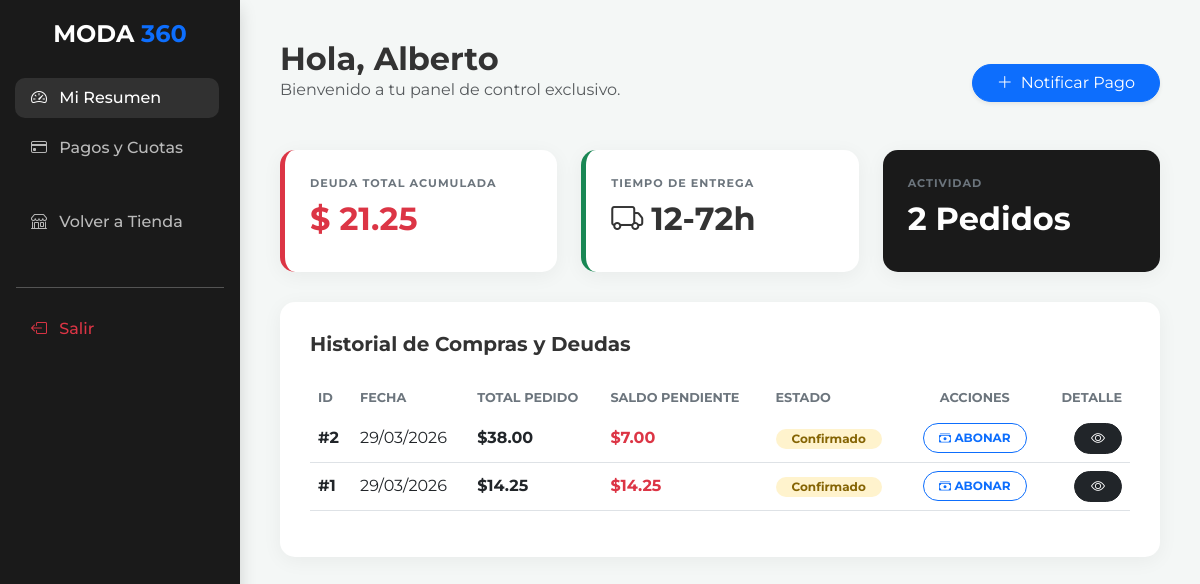
/mi-cuenta (signed in), run on the app's committed database.
### models.py (models this page shows, shortened)
class User(db.Model, UserMixin):
    id = db.Column(db.Integer, primary_key=True)
    username = db.Column(db.String(20), unique=True, nullable=False) # Teléfono
    email = db.Column(db.String(120), unique=True, nullable=False)
    password = db.Column(db.String(60), nullable=False)
    first_name = db.Column(db.String(100))
    last_name = db.Column(db.String(100))
    telefono = db.Column(db.String(20))
    es_admin = db.Column(db.Boolean, default=False)
    pedidos = db.relationship('Pedido', backref='cliente', lazy=True)
    @hybrid_property
    def deuda_total(self):
        total_deuda = 0
        if self.pedidos:
            for pedido in self.pedidos:
                total_deuda += (pedido.total_a_pagar - pedido.monto_pagado)
        return round(total_deuda, 2)

class Pedido(db.Model):
    id = db.Column(db.Integer, primary_key=True)
    fecha_creacion = db.Column(db.DateTime, default=datetime.utcnow)
    estado = db.Column(db.String(20), default='por confirmar')
    total_a_pagar = db.Column(db.Float, default=0.0)
    monto_pagado = db.Column(db.Float, default=0.0)
    usuario_id = db.Column(db.Integer, db.ForeignKey('user.id'), nullable=True)
    items = db.relationship('ItemPedido', backref='pedido', cascade="all, delete-orphan", lazy=True)
    @property
    def saldo_pendiente(self):
        return self.total_a_pagar - self.monto_pagado

### app.py (the view)
@app.route("/mi-cuenta")
@login_required
def dashboard_cliente():
    if current_user.es_admin:
        return redirect(url_for('dashboard_admin'))
    pedidos = Pedido.query.filter_by(usuario_id=current_user.id).order_by(Pedido.id.desc()).all()
    return render_template('dashboard_cliente.html', user=current_user, pedidos=pedidos)

### app.py (called while the page is built)
@login_manager.user_loader
def load_user(user_id):
    return db.session.get(User, int(user_id))

### templates/dashboard_cliente.html (shortened to what this page needs)
<!DOCTYPE html>
<html lang="es">
	<head>
				<link href="https://cdn.jsdelivr.net/npm/bootstrap@5.3.0/dist/css/bootstrap.min.css" rel="stylesheet">
					<link rel="stylesheet" href="https://cdn.jsdelivr.net/npm/bootstrap-icons@1.11.0/font/bootstrap-icons.css">
						</head>
	<body>
		<nav class="sidebar shadow">
			<div class="position-sticky text-center">
				<h4 class="fw-bold mb-4">
					MODA <span class="text-primary">360</span>
				</h4>
				<ul class="nav flex-column text-start" id="v-pills-tab" role="tablist">
					<li class="nav-item">
						<button class="nav-link active" id="v-pills-home-tab" data-bs-toggle="pill" data-bs-target="#v-pills-home" type="button" role="tab">
							<i class="bi bi-speedometer2 me-2"></i> Mi Resumen
						</button>
					</li>
					<li class="nav-item">
						<button class="nav-link" id="v-pills-pagos-tab" data-bs-toggle="pill" data-bs-target="#v-pills-pagos" type="button" role="tab">
							<i class="bi bi-credit-card me-2"></i> Pagos y Cuotas
						</button>
					</li>
					<li class="nav-item">
						<a class="nav-link" href="{{ url_for('home') }}">
							<i class="bi bi-shop me-2"></i> Volver a Tienda
						</a>
					</li>
					<li class="nav-item">
						<hr class="mx-3 opacity-25">
					</li>
					<li class="nav-item">
						<a href="{{ url_for('logout') }}" class="nav-link text-danger">
							<i class="bi bi-box-arrow-left me-2"></i> Salir
						</a>
					</li>
				</ul>
			</div>
		</nav>
		<div class="main-content">
			<div class="tab-content" id="v-pills-tabContent">
				<div class="tab-pane fade show active" id="v-pills-home" role="tabpanel">
					<div class="d-flex justify-content-between align-items-end mb-5">
						<div>
							<h2 class="fw-bold m-0">Hola, {{ user.first_name }}</h2>
							<p class="text-muted m-0">Bienvenido a tu panel de control exclusivo.</p>
						</div>
						<button class="btn btn-primary rounded-pill px-4 shadow-sm" data-bs-toggle="modal" data-bs-target="#modalNotificarPago">
							<i class="bi bi-plus-lg me-2"></i>Notificar Pago
						</button>
					</div>
					<div class="row g-4">
						<div class="col-md-4">
							<div class="stat-card card-deuda">
								<span class="label-small">Deuda Total Acumulada</span>
								<h2 class="fw-bold text-danger mt-2">$ {{ "{:,.2f}".format(user.deuda_total | default(0)) }}</h2>
							</div>
						</div>
						<div class="col-md-4">
							<div class="stat-card card-envio">
								<span class="label-small">Tiempo de Entrega</span>
								<h2 class="fw-bold mt-2">
									<i class="bi bi-truck me-2"></i>12-72h
								</h2>
							</div>
						</div>
						<div class="col-md-4">
							<div class="stat-card card-pedidos">
								<span class="label-small">Actividad</span>
								<h2 class="fw-bold mt-2">{{ pedidos|length }} Pedidos</h2>
							</div>
						</div>
					</div>
					<div class="table-container">
						<h5 class="fw-bold mb-4">Historial de Compras y Deudas</h5>
						<div class="table-responsive">
							<table class="table align-middle">
								<thead>
									<tr>
										<th>ID</th>
										<th>Fecha</th>
										<th>Total Pedido</th>
										<th>Saldo Pendiente</th>
										<th>Estado</th>
										<th class="text-center">Acciones</th>
										<th class="text-end">Detalle</th>
									</tr>
								</thead>
								<tbody>
									{% for pedido in pedidos %}
									<tr>
										<td class="fw-bold">#{{ pedido.id }}</td>
										<td>{{ pedido.fecha_creacion.strftime('%d/%m/%Y') if pedido.fecha_creacion else 'Hoy' }}</td>
										<td class="fw-bold">${{ "{:,.2f}".format(pedido.total_a_pagar | default(0)) }}</td>
										<td class="text-danger fw-bold">${{ "{:,.2f}".format(pedido.saldo_pendiente | default(0)) }}</td>
										<td>
											{% if pedido.estado == 'por confirmar' %}
											<span class="badge badge-confirmar rounded-pill px-3">Esperando tu confirmación</span>
											{% elif pedido.saldo_pendiente <= 0 %}
											<span class="badge badge-pagado rounded-pill px-3">Pagado</span>
											{% else %}
											<span class="badge badge-pendiente rounded-pill px-3">{{ pedido.estado|capitalize }}</span>
											{% endif %}
										</td>
										<td class="text-center">
											{% if pedido.estado == 'por confirmar' %}
											<div class="d-flex justify-content-center gap-2">
												<form action="{{ url_for('confirmar_pedido', pedido_id=pedido.id) }}" method="POST">
													<button type="submit" class="btn btn-success btn-action">
														<i class="bi bi-check-lg"></i> Confirmar
													</button>
												</form>
												<form action="{{ url_for('eliminar_pedido', pedido_id=pedido.id) }}" method="POST">
													<button type="submit" class="btn btn-danger btn-action" onclick="return confirm('¿Quitar pedido?')">
														<i class="bi bi-x-lg"></i> Quitar
													</button>
												</form>
											</div>
											{% elif pedido.saldo_pendiente > 0 %}
											<button class="btn btn-outline-primary btn-action" data-bs-toggle="modal" data-bs-target="#modalNotificarPago" onclick="document.getElementById('pedido_pago_id').value='{{ pedido.id }}'">
												<i class="bi bi-cash-stack"></i> Abonar
											</button>
											{% else %}
											<span class="text-muted small">Validado</span>
											{% endif %}
										</td>
										<td class="text-end">
											<button class="btn btn-dark btn-sm rounded-pill px-3" data-bs-toggle="modal" data-bs-target="#modalPedido{{ pedido.id }}">
												<i class="bi bi-eye"></i>
											</button>
										</td>
									</tr>
									{% else %}
									<tr>
										<td colspan="7" class="text-center py-5">
											<p class="text-muted mt-2">No tienes pedidos aún.</p>
										</td>
									</tr>
									{% endfor %}
								</tbody>
							</table>
						</div>
					</div>
				</div>
			</div>
		</div>
	</body>
</html>

### templates/dashboard_cliente.html (style rules this page uses)
body { font-family: 'Montserrat', sans-serif; background-color: #f4f7f6; color: #333; }
.sidebar { background-color: #1a1a1a; min-height: 100vh; color: white; padding-top: 20px; position: fixed; width: 240px; z-index: 1000; }
.nav-link { color: rgba(255,255,255,0.7); font-weight: 500; border-radius: 10px; margin: 5px 15px; transition: 0.3s; border: none; background: none; width: 85%; text-align: left; display: block; }
.nav-link:hover, .nav-link.active { background-color: rgba(255,255,255,0.1); color: white; }
.main-content { margin-left: 240px; padding: 40px; }
.stat-card { background: #fff; border: none; border-radius: 15px; padding: 25px; box-shadow: 0 4px 20px rgba(0,0,0,0.05); height: 100%; display: flex; flex-direction: column; justify-content: center; }
.card-deuda { border-left: 5px solid #dc3545; }
.card-envio { border-left: 5px solid #198754; }
.card-pedidos { background: #1a1a1a; color: #fff; }
.label-small { text-transform: uppercase; font-size: 0.7rem; font-weight: 700; color: #6c757d; letter-spacing: 1px; }
.table-container { background: #fff; border-radius: 15px; padding: 30px; box-shadow: 0 4px 20px rgba(0,0,0,0.05); margin-top: 30px; }
.table thead th { border: none; color: #6c757d; font-size: 0.8rem; text-transform: uppercase; }
.badge-pendiente { background-color: #fff3cd; color: #856404; }
.btn-action { padding: 5px 15px; font-size: 0.75rem; font-weight: 700; text-transform: uppercase; border-radius: 50px; transition: 0.3s; }

### data on the page
User: first_name "Alberto"
Pedido: deuda_total "21.25", id "1", fecha_creacion "29/03/2026", total_a_pagar "14.25", saldo_pendiente "14.25", estado "Confirmado"
Pedido: id "2", fecha_creacion "29/03/2026", total_a_pagar "38.00", saldo_pendiente "7.00", estado "Confirmado"

### other printed values
{{ pedidos|length }} "2"
